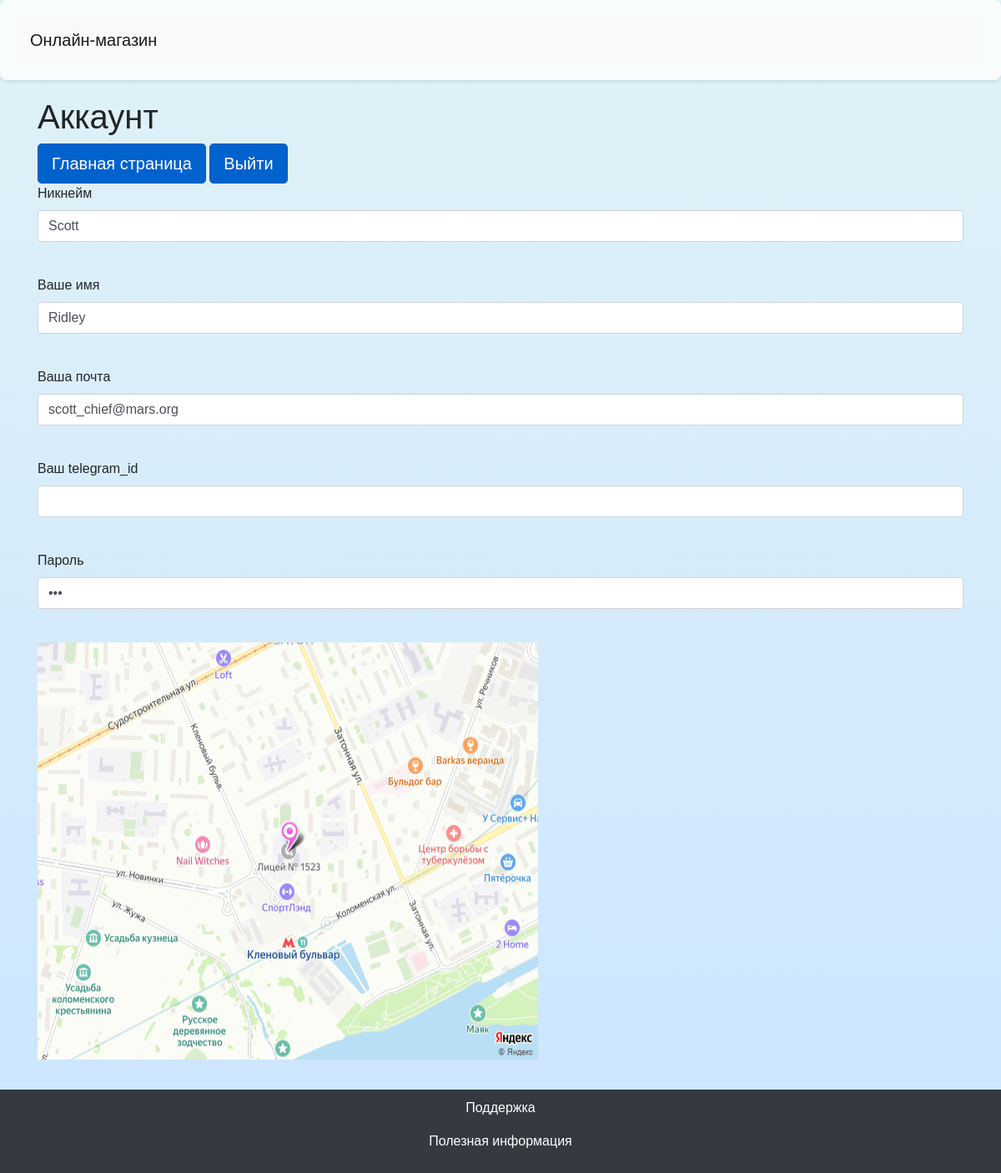
The page /office (signed in) on the database as committed earlier.
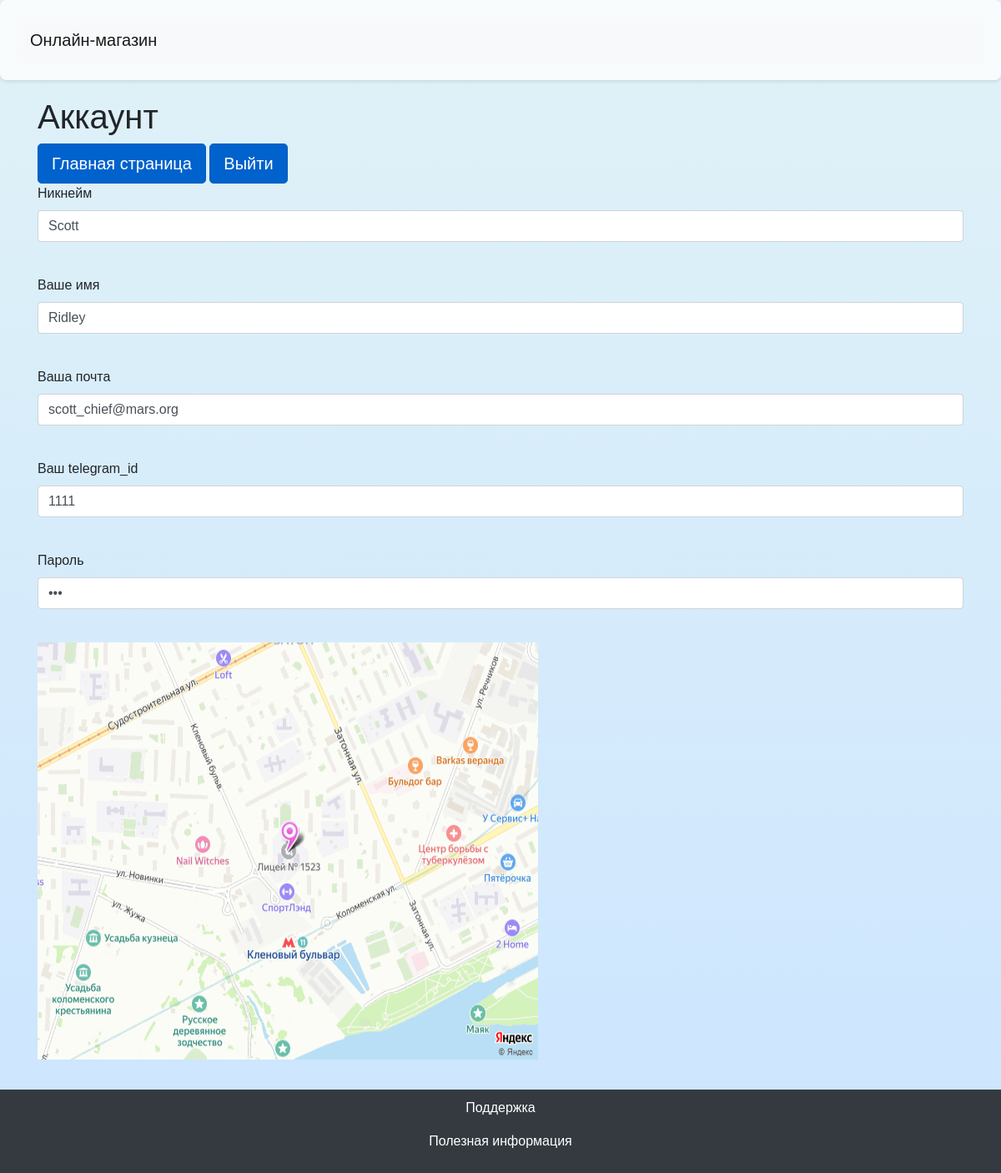
The same page on the database as committed later.
### data/users.py (models this page shows)
class User(SqlAlchemyBase):
    __tablename__ = 'users'
    id = sqlalchemy.Column(sqlalchemy.Integer,
                           primary_key=True, autoincrement=True)
    nickname = sqlalchemy.Column(sqlalchemy.String, nullable=True)
    name = sqlalchemy.Column(sqlalchemy.String, nullable=True)
    email = sqlalchemy.Column(sqlalchemy.String, nullable=True)
    telegram_id = sqlalchemy.Column(sqlalchemy.Integer, nullable=True)
    password = sqlalchemy.Column(sqlalchemy.String, nullable=True)

### main.py (the view)
@app.route("/office", methods=['GET', 'POST'])
def my_office():
    form = OfficeForm()
    user_id = session.get("user_id")
    if not user_id:
        return redirect("/login")
    user = db_sess.query(User).get(user_id)
    form.nickname.data = user.nickname
    form.name.data = user.name
    form.email.data = user.email
    form.telegram_id.data = user.telegram_id
    form.password.data = user.password
    return render_template('office.html', title='Ваш аккаунт', form=form)

### forms/OfficeForm.py
class OfficeForm(FlaskForm):
    nickname = StringField('Никнейм', validators=[DataRequired()])
    name = StringField('Ваше имя', validators=[DataRequired()])
    email = StringField('Ваша почта', validators=[DataRequired()])
    telegram_id = StringField('Ваш telegram_id', validators=[DataRequired()])
    password = StringField('Пароль', validators=[DataRequired()])

### templates/office.html (shortened to what this page needs)
{% extends "base.html" %}
{% block content %}
<h1>Аккаунт</h1>
<a href="success" class="btn btn-primary btn-lg active" role="button" aria-pressed="true">Главная страница</a>
<a href="logout" class="btn btn-primary btn-lg active" role="button" aria-pressed="true">Выйти</a>
<form action="" method="post" novalidate>
    <p>
        {{ form.nickname.label }}<br>
        {{ form.nickname(class="form-control") }}<br>
    </p>
    <p>
        {{ form.name.label }}<br>
        {{ form.name(class="form-control") }}<br>
    </p>
    <p>
        {{ form.email.label }}<br>
        {{ form.email(class="form-control") }}<br>
    </p>
    <p>
        {{ form.telegram_id.label }}<br>
        {{ form.telegram_id(class="form-control") }}<br>
    </p>
    <p>
        {{ form.password.label }}<br>
        {{ form.password(class="form-control", type="password") }}<br>
    </p>
    <p>
        <img src="{{url_for('static', filename='img/map.png')}}" width="600" height="500"
             alt="здесь должна была быть картинка, но не нашлась">
    </p>
</form>
{% endblock %}

Rows that differ between the two databases and show on the page:
changed User "Scott": telegram_id (not shown) → "1111"
